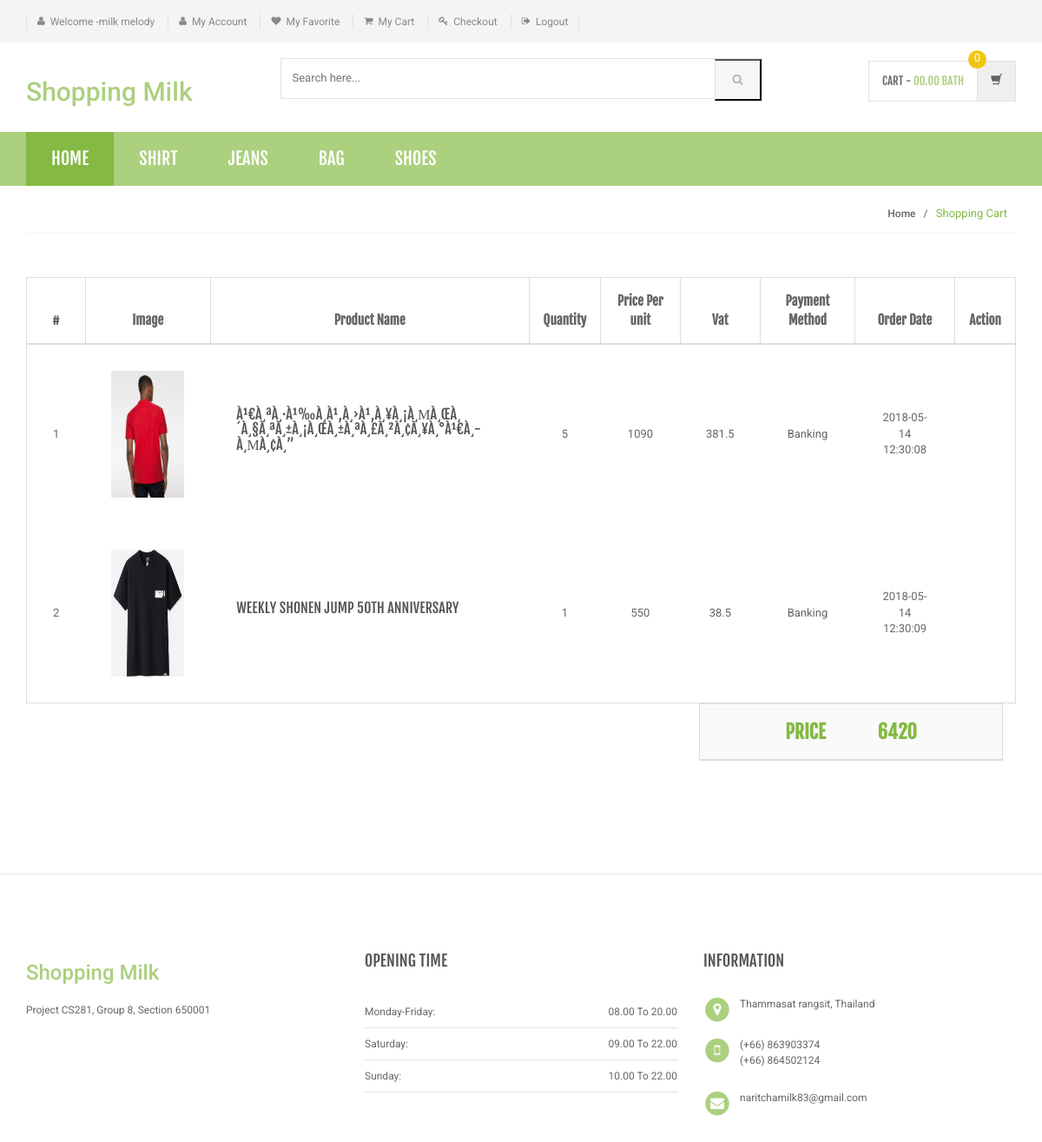
The page /Ecommerce/order-details.php?id=9 (signed in) on the database its author committed.
### tables this page shows
CREATE TABLE `category` (
  `id` int(11) NOT NULL,
  `categoryName` varchar(255) NOT NULL,
  `categoryDescription` longtext NOT NULL,
  `creationDate` timestamp NOT NULL DEFAULT CURRENT_TIMESTAMP,
  `updationDate` varchar(255) NOT NULL
);

CREATE TABLE `orders` (
  `id` int(11) NOT NULL,
  `orderid` int(11) NOT NULL,
  `userId` int(11) NOT NULL,
  `productId` varchar(255) NOT NULL,
  `quantity` int(11) NOT NULL,
  `price` varchar(250) NOT NULL,
  `orderDate` timestamp NOT NULL DEFAULT CURRENT_TIMESTAMP,
  `paymentMethod` varchar(50) DEFAULT NULL,
  `orderStatus` varchar(55) DEFAULT NULL
);

CREATE TABLE `products` (
  `id` int(11) NOT NULL,
  `category` int(11) NOT NULL,
  `productName` varchar(255) NOT NULL,
  `productCompany` varchar(255) NOT NULL,
  `productPrice` int(11) NOT NULL,
  `productPriceBeforeDiscount` int(11) NOT NULL,
  `productDescription` longtext NOT NULL,
  `productImage1` varchar(255) NOT NULL,
  `productImage2` varchar(255) NOT NULL,
  `productImage3` varchar(255) NOT NULL,
  `shippingCharge` int(11) NOT NULL,
  `productAvailability` varchar(255) NOT NULL,
  `postingDate` timestamp NOT NULL DEFAULT CURRENT_TIMESTAMP,
  `updationDate` varchar(255) NOT NULL
);

### Ecommerce/order-details.php (the view, shortened to what this page needs)
<?php
include('includes/config.php');
?>
<!DOCTYPE html>
<html lang="en">
	<head>
	    <link rel="stylesheet" href="assets/css/bootstrap.min.css">
	    <link rel="stylesheet" href="assets/css/main.css">
	    <link rel="stylesheet" href="assets/css/green.css">
	    <link rel="stylesheet" href="assets/css/owl.carousel.css">
		<link rel="stylesheet" href="assets/css/owl.transitions.css">
		<link href="assets/css/lightbox.css" rel="stylesheet">
		<link rel="stylesheet" href="assets/css/animate.min.css">
		<link rel="stylesheet" href="assets/css/rateit.css">
		<link rel="stylesheet" href="assets/css/bootstrap-select.min.css">
		<link rel="stylesheet" href="assets/css/config.css">
		<link href="assets/css/green.css" rel="alternate stylesheet" title="Green color">
		<link href="assets/css/blue.css" rel="alternate stylesheet" title="Blue color">
		<link href="assets/css/red.css" rel="alternate stylesheet" title="Red color">
		<link href="assets/css/orange.css" rel="alternate stylesheet" title="Orange color">
		<link href="assets/css/dark-green.css" rel="alternate stylesheet" title="Darkgreen color">
		<link rel="stylesheet" href="assets/css/font-awesome.min.css">
	</head>
    <body class="cnt-home">
<header class="header-style-1">
<?php include('includes/top-header.php');?>
<?php include('includes/main-header.php');?>
<?php include('includes/menu-bar.php');?>
</header>
<div class="breadcrumb">
	<div class="container">
		<div class="breadcrumb-inner">
			<ul class="list-inline list-unstyled">
				<li><a href="#">Home</a></li>
				<li class='active'>Shopping Cart</li>
			</ul>
		</div>
	</div>
</div>
<div class="body-content outer-top-xs">
	<div class="container">
		<div class="row inner-bottom-sm">
			<div class="shopping-cart">
				<div class="col-md-12 col-sm-12 shopping-cart-table ">
	<div class="table-responsive">
<form name="cart" method="post">
		<table class="table table-bordered">
			<thead>
				<tr>
					<th class="cart-romove item">#</th>
					<th class="cart-description item">Image</th>
					<th class="cart-product-name item">Product Name</th>
					<th class="cart-qty item">Quantity</th>
					<th class="cart-sub-total item">Price Per unit</th>
					<th class="cart-total item">Vat</th>
					<th class="cart-total item">Payment Method</th>
					<th class="cart-description item">Order Date</th>
					<th class="cart-total last-item">Action</th>
				</tr>
			</thead>
			<tbody>
<?php
$orderid=$_GET['id'];
$ret = mysqli_query($con,"select * from orders");
$num=mysqli_num_rows($ret);
$p = 0;
if($num>0)
{
$query=mysqli_query($con,"select orders.price as price ,products.productImage1 as pimg1,products.productName as pname,orders.productId as opid,orders.quantity as qty,products.productPrice as pprice,orders.paymentMethod as paym,orders.orderDate as odate,orders.id as orderid from orders join products on orders.productId=products.id where orders.orderid='$orderid' and orders.paymentMethod is not null");
$cnt=1;
while($row=mysqli_fetch_array($query))
{
?>
				<tr>
					<td><?php echo $cnt;?></td>
					<td class="cart-image">
						<a class="entry-thumbnail" href="detail.html">
						    <img src="admin/productimages/<?php echo $row['opid'];?>/<?php echo $row['pimg1'];?>" alt="" width="84" height="146">
						</a>
					</td>
					<td class="cart-product-name-info">
						<h4 class='cart-product-description'><a href="product-details.php?pid=<?php echo $row['opid'];?>">
						<?php echo $row['pname'];?></a></h4>
					</td>
					<td class="cart-product-quantity">
						<?php echo $qty=$row['qty']; ?>
		            </td>
					<td class="cart-product-sub-total"><?php echo $price=$row['pprice']; ?>  </td>
					<td class="cart-product-grand-total"><?php echo $qty*$price*7/100;?></td>
					<td class="cart-product-sub-total"><?php echo $row['paym']; ?>  </td>
					<td class="cart-product-sub-total"><?php echo $row['odate']; ?>  </td>
					<td>
					</td>
               <?php $p += $row['pprice']*$row['qty']+(($row['pprice']*$row['qty'])*7/100); ?>
				</tr>
<?php $cnt=$cnt+1;} } else { ?>
				<tr><td colspan="8">Either order id is invalid</td></tr>
				<?php } ?>
			</tbody>
		</table><div class="col-md-4 col-sm-12 estimate-ship-tax">
	</div>
</div>
<div class="col-md-4 col-sm-12 estimate-ship-tax">
</div>
<div class="col-md-4 col-sm-12 cart-shopping-total">
	<table class="table table-bordered">
		<thead>
			<tr>
				<th>
					<div class="cart-grand-total">
                  Price<span class="inner-left-md"><?php echo $p; ?></span>
					</div>
				</th>
			</tr>
		</thead>
	</table>
</div>			</div>
		</div>
		</div>
		</div>
	</div>
<?php include('includes/footer.php');?>
</body>
</html>

### Ecommerce/includes/menu-bar.php (shortened to what this page needs)
<div class="header-nav animate-dropdown">
    <div class="container">
        <div class="yamm navbar navbar-default" role="navigation">
            <div class="nav-bg-class">
                <div class="navbar-collapse collapse" id="mc-horizontal-menu-collapse">
	<div class="nav-outer">
		<ul class="nav navbar-nav">
			<li class="active dropdown yamm-fw">
				<a href="index.php" data-hover="dropdown" class="dropdown-toggle">Home</a>
			</li>
              <?php $sql=mysqli_query($con,"select id,categoryName  from category limit 6");
while($row=mysqli_fetch_array($sql))
{
    ?>
			<li class="dropdown yamm">
				<a href="category.php?cid=<?php echo $row['id'];?>"> <?php echo $row['categoryName'];?></a>
			</li>
			<?php } ?>
		</ul>
		<div class="clearfix"></div>
	</div>
</div>
            </div>
        </div>
    </div>
</div>

### rows shown on the page
category: categoryName "SHIRT"
category: categoryName "JEANS"
category: categoryName "BAG"
category: categoryName "SHOES"
orders: productId.productImage1 (picture), productId.productName "À¹€À¸ªÀ¸·À¹‰À¸­À¹‚À¸›À¹‚À¸¥À¸¡À¸ΜÀ¸ŒÀ¸´À¸§À¸ªÀ¸±À¸¡À¸ŒÀ¸±À¸ªÀ¸£À¸²À¸¢À¸¥À¸°À¹€À¸­À¸ΜÀ¸¢À¸”", quantity "5", productId.productPrice "1090", $qty*$price*7/100 "381.5", paymentMethod "Banking", orderDate "2018-05-14 12:30:08"
orders: productId.productImage1 (picture), productId.productName "WEEKLY SHONEN JUMP 50TH ANNIVERSARY", quantity "1", productId.productPrice "550", $qty*$price*7/100 "38.5", paymentMethod "Banking", orderDate "2018-05-14 12:30:09"

### other values the page prints
$_SESSION['username'] "milk melody"
$p "6420"
